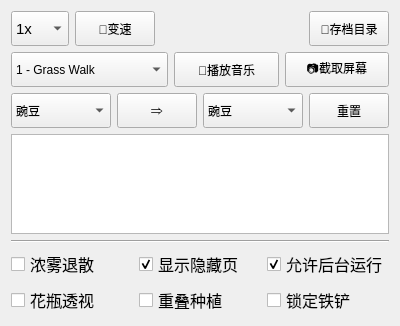
      <widget class="QWidget" name="tab_4">
       <attribute name="title">
        <string>杂项</string>
       </attribute>
       <layout class="QVBoxLayout" name="verticalLayout_3">
        <item>
         <layout class="QHBoxLayout" name="horizontalLayout_4">
          <item>
           <widget class="QComboBox" name="comboBox">
            <property name="sizePolicy">
             <sizepolicy hsizetype="Preferred" vsizetype="Fixed">
              <horstretch>0</horstretch>
              <verstretch>0</verstretch>
             </sizepolicy>
            </property>
            <property name="minimumSize">
             <size>
              <width>0</width>
              <height>35</height>
             </size>
            </property>
            <property name="maximumSize">
             <size>
              <width>16777215</width>
              <height>16777215</height>
             </size>
            </property>
            <property name="font">
             <font>
              <family>Arial</family>
              <pointsize>11</pointsize>
              <weight>50</weight>
              <italic>false</italic>
              <bold>false</bold>
             </font>
            </property>
            <property name="currentIndex">
             <number>3</number>
            </property>
            <item>
             <property name="text">
              <string>0.1x</string>
             </property>
            </item>
            <item>
             <property name="text">
              <string>0.2x</string>
             </property>
            </item>
            <item>
             <property name="text">
              <string>0.5x</string>
             </property>
            </item>
            <item>
             <property name="text">
              <string>1x</string>
             </property>
            </item>
            <item>
             <property name="text">
              <string>2x</string>
             </property>
            </item>
            <item>
             <property name="text">
              <string>5x</string>
             </property>
            </item>
            <item>
             <property name="text">
              <string>10x</string>
             </property>
            </item>
           </widget>
          </item>
          <item>
           <widget class="QPushButton" name="pushButton_11">
            <property name="minimumSize">
             <size>
              <width>0</width>
              <height>35</height>
             </size>
            </property>
            <property name="font">
             <font>
              <family>Arial</family>
              <pointsize>9</pointsize>
              <weight>50</weight>
              <bold>false</bold>
             </font>
            </property>
            <property name="text">
             <string>🚀变速</string>
            </property>
           </widget>
          </item>
          <item>
           <spacer name="horizontalSpacer">
            <property name="orientation">
             <enum>Qt::Horizontal</enum>
            </property>
            <property name="sizeHint" stdset="0">
             <size>
              <width>40</width>
              <height>20</height>
             </size>
            </property>
           </spacer>
          </item>
          <item>
           <widget class="QPushButton" name="pushButton_9">
            <property name="minimumSize">
             <size>
              <width>0</width>
              <height>35</height>
             </size>
            </property>
            <property name="text">
             <string>💾存档目录</string>
            </property>
           </widget>
          </item>
         </layout>
        </item>
        <item>
         <layout class="QHBoxLayout" name="horizontalLayout_9">
          <item>
           <widget class="QComboBox" name="comboBox_10">
            <property name="minimumSize">
             <size>
              <width>150</width>
              <height>35</height>
             </size>
            </property>
            <item>
             <property name="text">
              <string>1 - Grass Walk</string>
             </property>
            </item>
            <item>
             <property name="text">
              <string>2 - Moongrains</string>
             </property>
            </item>
            <item>
             <property name="text">
              <string>3 - Watery Graves</string>
             </property>
            </item>
            <item>
             <property name="text">
              <string>4 - Rigor Mormist</string>
             </property>
            </item>
            <item>
             <property name="text">
              <string>5 - Graze the Roof</string>
             </property>
            </item>
            <item>
             <property name="text">
              <string>6 - Choose Your Seeds</string>
             </property>
            </item>
            <item>
             <property name="text">
              <string>7 - Crazy Dave</string>
             </property>
            </item>
            <item>
             <property name="text">
              <string>8 - Zen Garden</string>
             </property>
            </item>
            <item>
             <property name="text">
              <string>9 - Cerebrawl</string>
             </property>
            </item>
            <item>
             <property name="text">
              <string>10 - Loonboon</string>
             </property>
            </item>
            <item>
             <property name="text">
              <string>11 - Ultimate Battle</string>
             </property>
            </item>
            <item>
             <property name="text">
              <string>12 - Brainiac Maniac</string>
             </property>
            </item>
           </widget>
          </item>
          <item>
           <widget class="QPushButton" name="pushButton_17">
            <property name="sizePolicy">
             <sizepolicy hsizetype="Minimum" vsizetype="Fixed">
              <horstretch>0</horstretch>
              <verstretch>0</verstretch>
             </sizepolicy>
            </property>
            <property name="minimumSize">
             <size>
              <width>0</width>
              <height>35</height>
             </size>
            </property>
            <property name="text">
             <string>🎵播放音乐</string>
            </property>
           </widget>
          </item>
          <item>
           <widget class="QPushButton" name="pushButton_22">
            <property name="sizePolicy">
             <sizepolicy hsizetype="Minimum" vsizetype="Fixed">
              <horstretch>0</horstretch>
              <verstretch>0</verstretch>
             </sizepolicy>
            </property>
            <property name="minimumSize">
             <size>
              <width>0</width>
              <height>35</height>
             </size>
            </property>
            <property name="toolTip">
             <string>截取游戏界面到剪切板</string>
            </property>
            <property name="text">
             <string>📷截取屏幕</string>
            </property>
           </widget>
          </item>
         </layout>
        </item>
        <item>
         <layout class="QHBoxLayout" name="horizontalLayout_5">
          <item>
           <widget class="QComboBox" name="comboBox_13">
            <property name="sizePolicy">
             <sizepolicy hsizetype="Preferred" vsizetype="Fixed">
              <horstretch>0</horstretch>
              <verstretch>0</verstretch>
             </sizepolicy>
            </property>
            <property name="minimumSize">
             <size>
              <width>100</width>
              <height>35</height>
             </size>
            </property>
            <property name="maximumSize">
             <size>
              <width>16777215</width>
              <height>16777215</height>
             </size>
            </property>
            <item>
             <property name="text">
              <string>豌豆</string>
             </property>
            </item>
            <item>
             <property name="text">
              <string>冰豌豆</string>
             </property>
            </item>
            <item>
             <property name="text">
              <string>卷心菜</string>
             </property>
            </item>
            <item>
             <property name="text">
              <string>西瓜</string>
             </property>
            </item>
            <item>
             <property name="text">
              <string>孢子</string>
             </property>
            </item>
            <item>
             <property name="text">
              <string>冰瓜</string>
             </property>
            </item>
            <item>
             <property name="text">
              <string>杨桃</string>
             </property>
            </item>
            <item>
             <property name="text">
              <string>尖刺</string>
             </property>
            </item>
            <item>
             <property name="text">
              <string>玉米粒</string>
             </property>
            </item>
            <item>
             <property name="text">
              <string>玉米炮弹</string>
             </property>
            </item>
            <item>
             <property name="text">
              <string>黄油</string>
             </property>
            </item>
           </widget>
          </item>
          <item>
           <widget class="QPushButton" name="pushButton_16">
            <property name="sizePolicy">
             <sizepolicy hsizetype="Fixed" vsizetype="Fixed">
              <horstretch>0</horstretch>
              <verstretch>0</verstretch>
             </sizepolicy>
            </property>
            <property name="minimumSize">
             <size>
              <width>0</width>
              <height>35</height>
             </size>
            </property>
            <property name="font">
             <font>
              <family>Arial</family>
              <pointsize>12</pointsize>
              <weight>75</weight>
              <bold>true</bold>
             </font>
            </property>
            <property name="text">
             <string>⇒</string>
            </property>
           </widget>
          </item>
          <item>
           <widget class="QComboBox" name="comboBox_12">
            <property name="sizePolicy">
             <sizepolicy hsizetype="Preferred" vsizetype="Fixed">
              <horstretch>0</horstretch>
              <verstretch>0</verstretch>
             </sizepolicy>
            </property>
            <property name="minimumSize">
             <size>
              <width>100</width>
              <height>35</height>
             </size>
            </property>
            <property name="maximumSize">
             <size>
              <width>16777215</width>
              <height>16777215</height>
             </size>
            </property>
            <item>
             <property name="text">
              <string>豌豆</string>
             </property>
            </item>
            <item>
             <property name="text">
              <string>冰豌豆</string>
             </property>
            </item>
            <item>
             <property name="text">
              <string>卷心菜</string>
             </property>
            </item>
            <item>
             <property name="text">
              <string>西瓜</string>
             </property>
            </item>
            <item>
             <property name="text">
              <string>孢子</string>
             </property>
            </item>
            <item>
             <property name="text">
              <string>冰瓜</string>
             </property>
            </item>
            <item>
             <property name="text">
              <string>杨桃</string>
             </property>
            </item>
            <item>
             <property name="text">
              <string>尖刺</string>
             </property>
            </item>
            <item>
             <property name="text">
              <string>篮球</string>
             </property>
            </item>
            <item>
             <property name="text">
              <string>玉米粒</string>
             </property>
            </item>
            <item>
             <property name="text">
              <string>玉米炮弹</string>
             </property>
            </item>
            <item>
             <property name="text">
              <string>黄油</string>
             </property>
            </item>
           </widget>
          </item>
          <item>
           <widget class="QPushButton" name="pushButton_18">
            <property name="sizePolicy">
             <sizepolicy hsizetype="Preferred" vsizetype="Fixed">
              <horstretch>0</horstretch>
              <verstretch>0</verstretch>
             </sizepolicy>
            </property>
            <property name="minimumSize">
             <size>
              <width>0</width>
              <height>35</height>
             </size>
            </property>
            <property name="text">
             <string>重置</string>
            </property>
           </widget>
          </item>
         </layout>
        </item>
        <item>
         <widget class="QListWidget" name="listWidget">
          <property name="maximumSize">
           <size>
            <width>16777215</width>
            <height>100</height>
           </size>
          </property>
         </widget>
        </item>
        <item>
         <widget class="Line" name="line_4">
          <property name="orientation">
           <enum>Qt::Horizontal</enum>
          </property>
         </widget>
        </item>
        <item>
         <layout class="QGridLayout" name="gridLayout_4">
          <item row="0" column="0">
           <widget class="QCheckBox" name="checkBox_22">
            <property name="sizePolicy">
             <sizepolicy hsizetype="Minimum" vsizetype="Expanding">
              <horstretch>0</horstretch>
              <verstretch>0</verstretch>
             </sizepolicy>
            </property>
            <property name="font">
             <font>
              <family>Arial</family>
              <pointsize>12</pointsize>
              <weight>50</weight>
              <bold>false</bold>
             </font>
            </property>
            <property name="text">
             <string>浓雾退散</string>
            </property>
           </widget>
          </item>
          <item row="0" column="1">
           <widget class="QCheckBox" name="checkBox_11">
            <property name="sizePolicy">
             <sizepolicy hsizetype="Minimum" vsizetype="Expanding">
              <horstretch>0</horstretch>
              <verstretch>0</verstretch>
             </sizepolicy>
            </property>
            <property name="font">
             <font>
              <family>Arial</family>
              <pointsize>12</pointsize>
              <weight>50</weight>
              <bold>false</bold>
             </font>
            </property>
            <property name="text">
             <string>显示隐藏页</string>
            </property>
            <property name="checked">
             <bool>true</bool>
            </property>
           </widget>
          </item>
          <item row="0" column="2">
           <widget class="QCheckBox" name="checkBox_12">
            <property name="sizePolicy">
             <sizepolicy hsizetype="Minimum" vsizetype="Expanding">
              <horstretch>0</horstretch>
              <verstretch>0</verstretch>
             </sizepolicy>
            </property>
            <property name="font">
             <font>
              <family>Arial</family>
              <pointsize>12</pointsize>
              <weight>50</weight>
              <bold>false</bold>
             </font>
            </property>
            <property name="text">
             <string>允许后台运行</string>
            </property>
            <property name="checked">
             <bool>true</bool>
            </property>
           </widget>
          </item>
          <item row="1" column="0">
           <widget class="QCheckBox" name="checkBox_3">
            <property name="sizePolicy">
             <sizepolicy hsizetype="Minimum" vsizetype="Expanding">
              <horstretch>0</horstretch>
              <verstretch>0</verstretch>
             </sizepolicy>
            </property>
            <property name="font">
             <font>
              <family>Arial</family>
              <pointsize>12</pointsize>
              <weight>50</weight>
              <bold>false</bold>
             </font>
            </property>
            <property name="text">
             <string>花瓶透视</string>
            </property>
           </widget>
          </item>
          <item row="1" column="1">
           <widget class="QCheckBox" name="checkBox_17">
            <property name="sizePolicy">
             <sizepolicy hsizetype="Minimum" vsizetype="Expanding">
              <horstretch>0</horstretch>
              <verstretch>0</verstretch>
             </sizepolicy>
            </property>
            <property name="font">
             <font>
              <family>Arial</family>
              <pointsize>12</pointsize>
              <weight>50</weight>
              <bold>false</bold>
             </font>
            </property>
            <property name="text">
             <string>重叠种植</string>
            </property>
           </widget>
          </item>
          <item row="1" column="2">
           <widget class="QCheckBox" name="checkBox_10">
            <property name="sizePolicy">
             <sizepolicy hsizetype="Minimum" vsizetype="Expanding">
              <horstretch>0</horstretch>
              <verstretch>0</verstretch>
             </sizepolicy>
            </property>
            <property name="font">
             <font>
              <family>Arial</family>
              <pointsize>12</pointsize>
              <weight>50</weight>
              <bold>false</bold>
             </font>
            </property>
            <property name="text">
             <string>锁定铁铲</string>
            </property>
           </widget>
          </item>
         </layout>
        </item>
       </layout>
      </widget>
